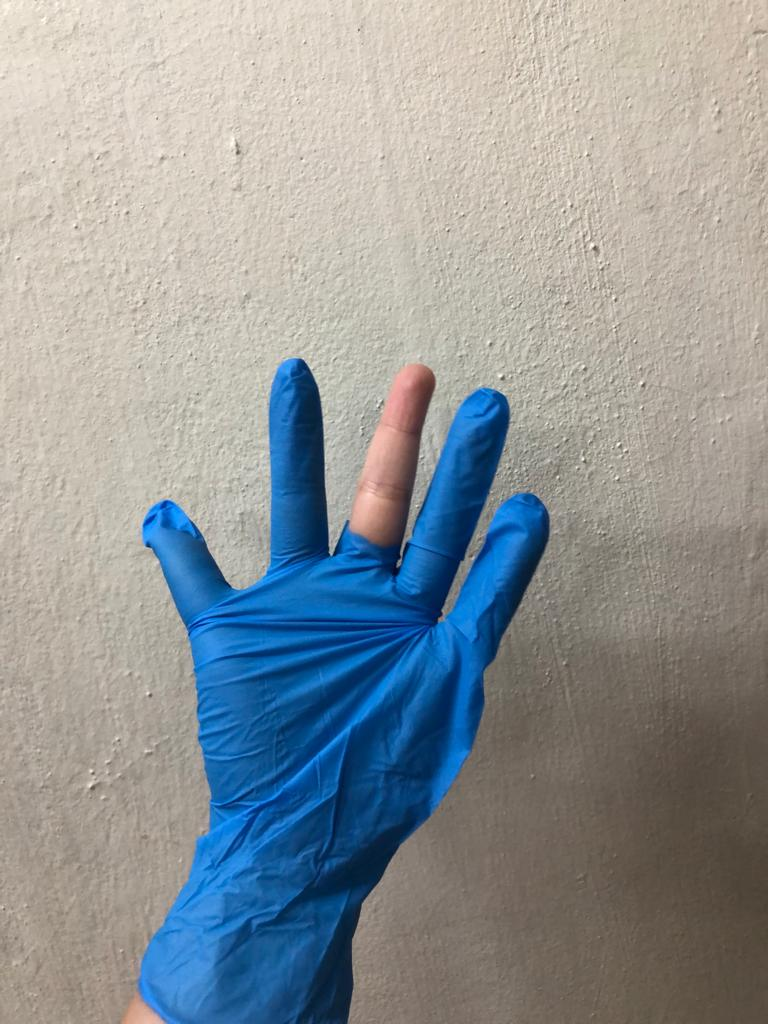
%> input picture medical/dataset/missing_finger/missing_finger_1.jpeg, 768 x 1024 px
$ octave --eval "result = silicone_missing_finger_detection(imread('../../medical/dataset/missing_finger/missing_finger_1.jpeg'));"   (GNU Octave 9; MATLAB toolbox functions it lacks are replaced by stand-ins)
%> lines starting %> are read from the running program, lines starting %| are printed output that depends on the picture; in (x1, y1, x2, y2) boxes, pixels count from 0 and x2, y2 are one past the last pixel; in counts of white or black regions, pixels touching at a corner belong together; the program's own positions count from 1
function [silicone_missing_finger, missing_fingers_value] = silicone_missing_finger_detection(img)

% read the image
% img = imread('../dataset/missing_finger/missing_finger_1.jpeg');
Ihsv = rgb2hsv(img);
%> Ihsv: size 1024x768x3 double; mean H, S, V 0.193, 0.269, 0.663

% Extract the hue, saturation, and value channels
hue = Ihsv(:, :, 1);
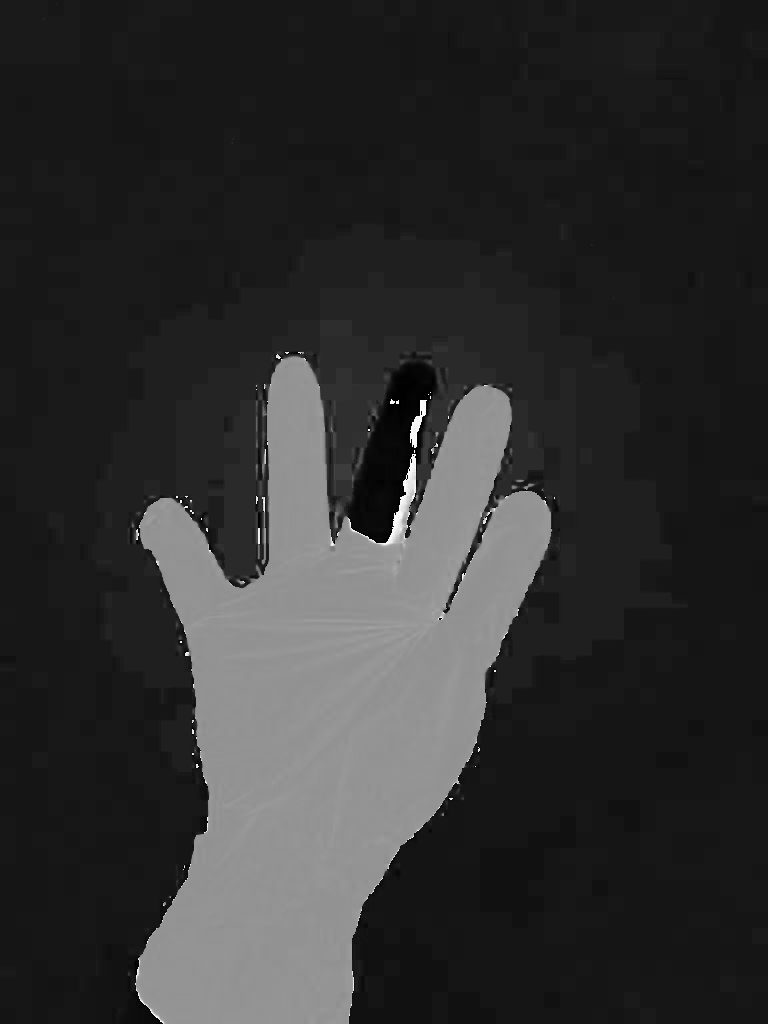
%> hue: size 1024x768 double; min 0, max 0.998, mean 0.193
saturation = Ihsv(:, :, 2);
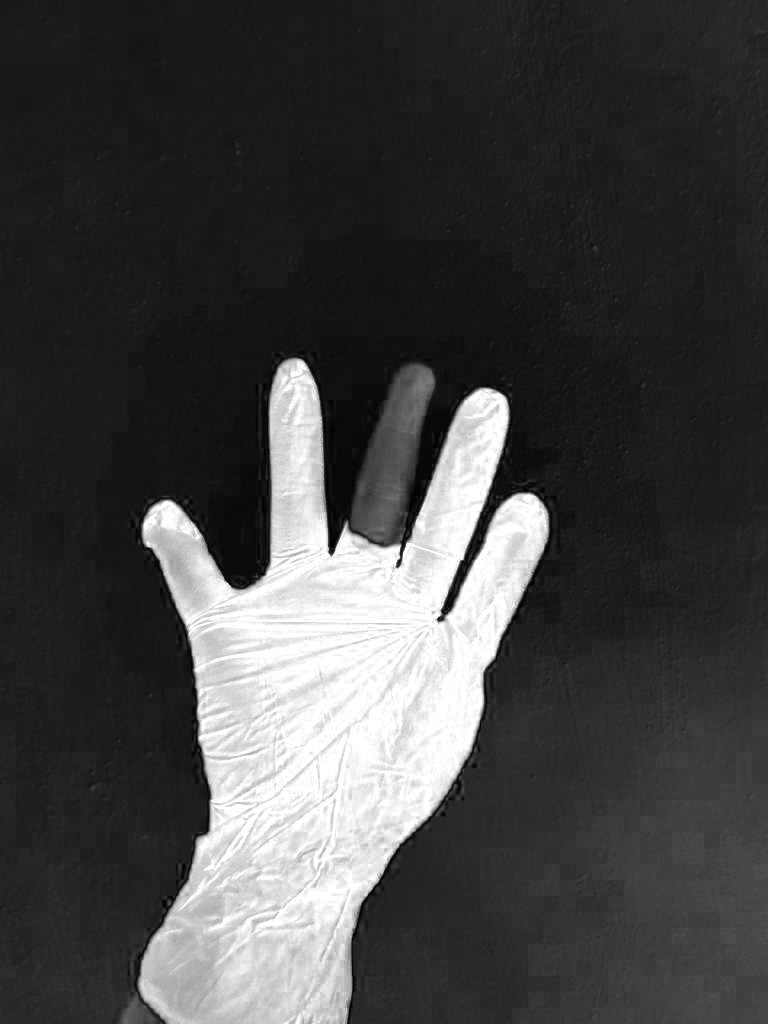
%> saturation: size 1024x768 double; min 0, max 1, mean 0.269
value = Ihsv(:, :, 3);
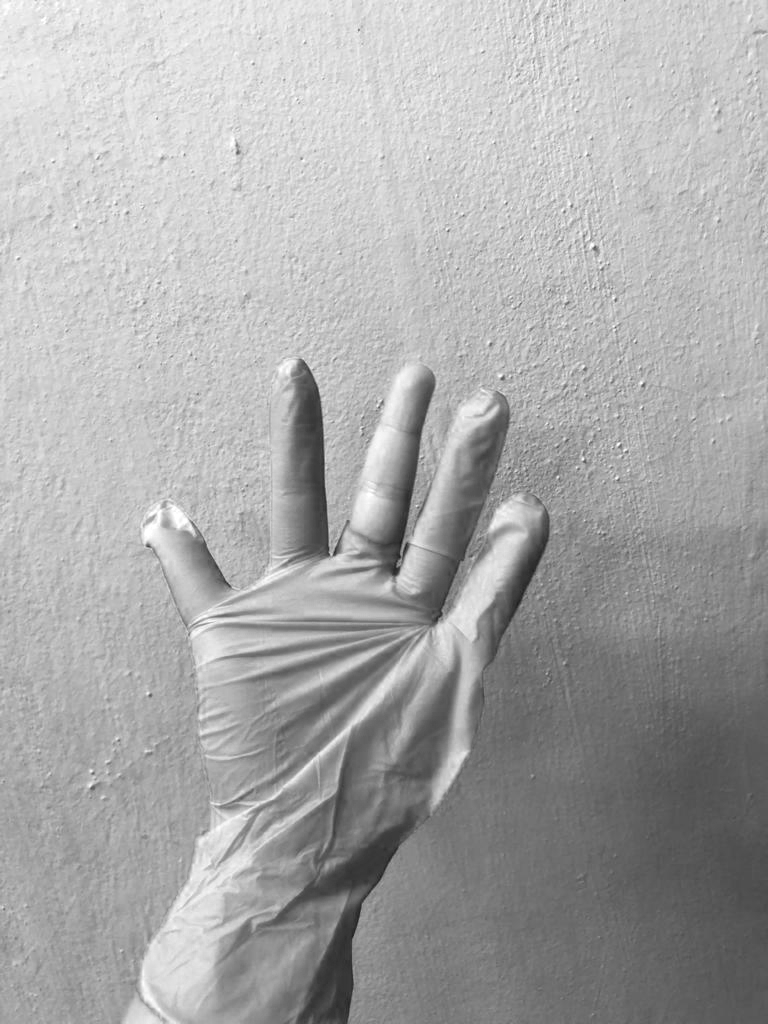
%> value: size 1024x768 double; min 0.11, max 1, mean 0.663

% Create the pink mask
pinkmask = (hue >= 0.85 | hue <= 0.04) & saturation >= 0.15 & value >= 0.2;
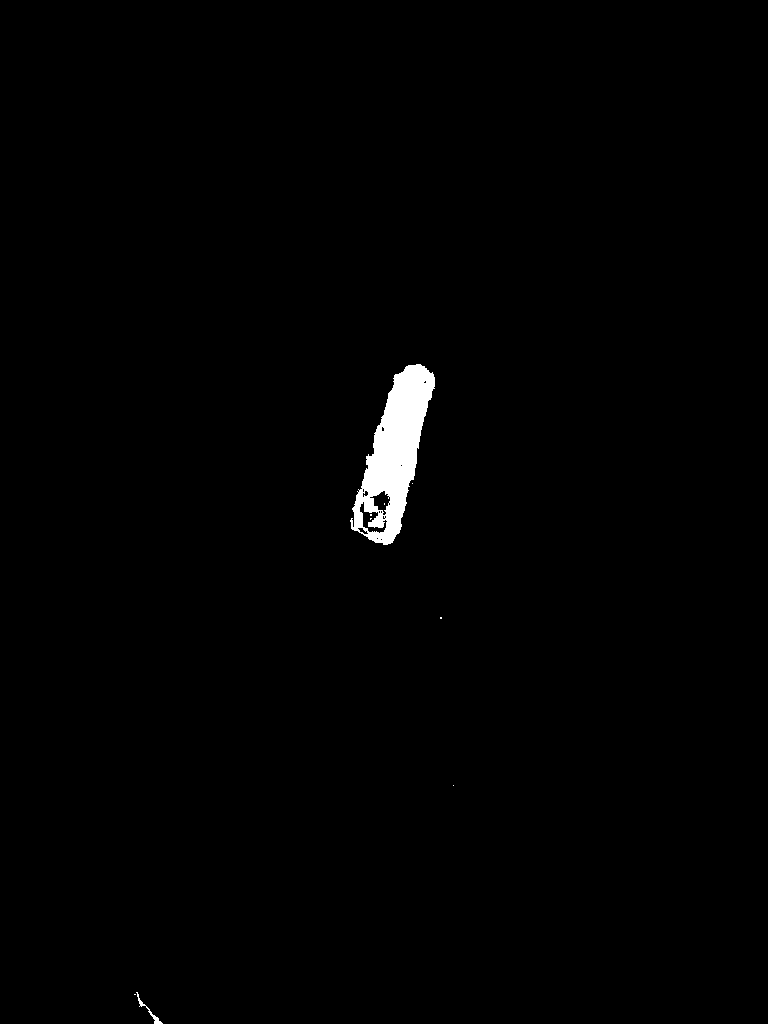
%> pinkmask: size 1024x768 logical; 0.95% white; 9 white regions (7 under 20 px), largest, box (x1, y1, x2, y2) and area: (350, 364, 435, 545) 7305, (136, 992, 163, 1024) 112

% Convert the mask to an appropriate data type for blurring
numericMask = double(pinkmask);

% Apply Gaussian blurring to the mask to smoothen the edges
sigma = 5;
blurredMask = imgaussfilt(numericMask, sigma);

% Threshold the blurred mask to obtain a binary mask
threshold = 0.5;
binaryMask = blurredMask > threshold;
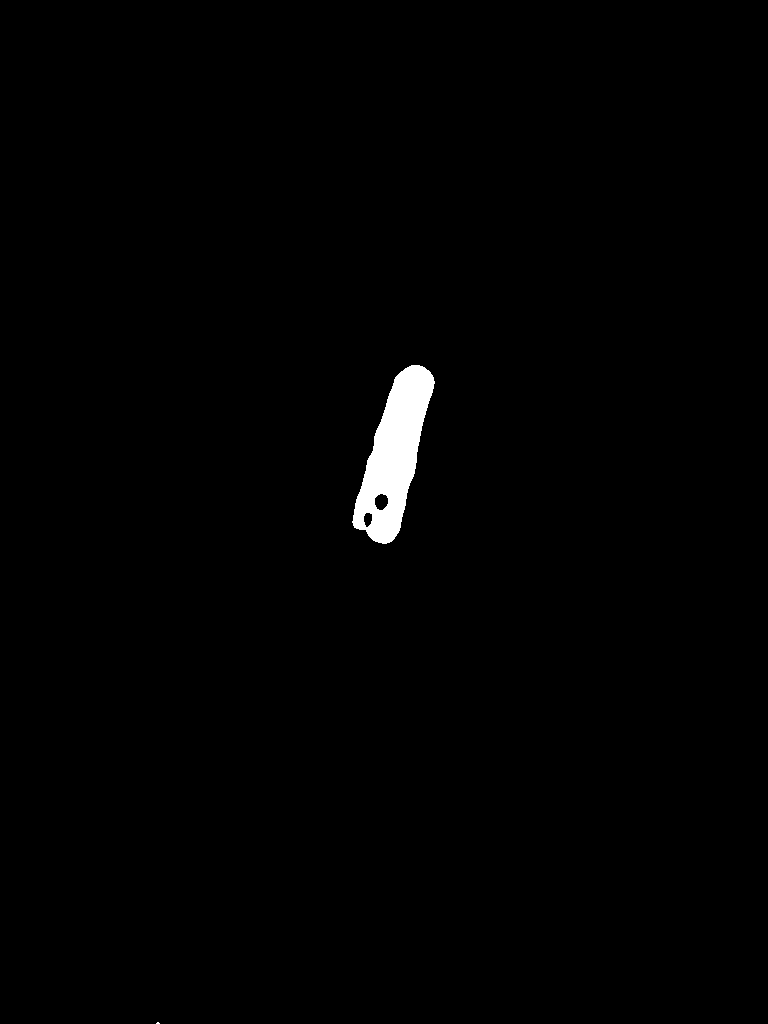
%> binaryMask: size 1024x768 logical; 0.95% white; 2 white regions (1 under 20 px), largest, box (x1, y1, x2, y2) and area: (352, 365, 435, 544) 7464

% Get the palm from binary mask.
open = strel('disk', 50);
palm_img = imopen(binaryMask, open);
%> palm_img: size 1024x768 logical; every value is 0

% Get only the fingers.
open = strel('disk', 4); % To remove noise or small useless pixels.
fingers = imopen(binaryMask - palm_img, open); % Get the fingers.
%> fingers: size 1024x768 double; values 0 (black) and 1 (white), 0.95% white; 1 white region, box (x1, y1, x2, y2) and area: (353, 365, 435, 544) 7457
fingers = imbinarize(fingers);
sizeThreshold = 5000; % Accept size of fingers that are greater or equal to 5000 pixels (finger size)
finger = bwpropfilt(fingers, 'Area', [sizeThreshold Inf]);

% Perform connected component analysis on the finger mask to count the number of fingers
cc = bwconncomp(finger);
%> cc = 1 connected component
numFingers = cc.NumObjects;
%> numFingers = 1

% fprintf('Number of fingers: %d',fingernum);
 if (numFingers ~= 5)
    disp('-> Finger not enough');
 else
    disp('-> Not finger not enough');
 end

% Display the finger mask and the number of fingers
% figure, imshow(finger), title(sprintf('Detected Fingers: %d', numFingers));

axes1 = findobj(0, 'tag', 'axes1');
axes(axes1);
imshow(finger);
silicone_missing_finger= finger;

missing_fingers_value = 5- numFingers;
%> missing_fingers_value = 4
save('variables');

end

$ run again, on medical/dataset/missing_finger/missing_finger_2.jpeg
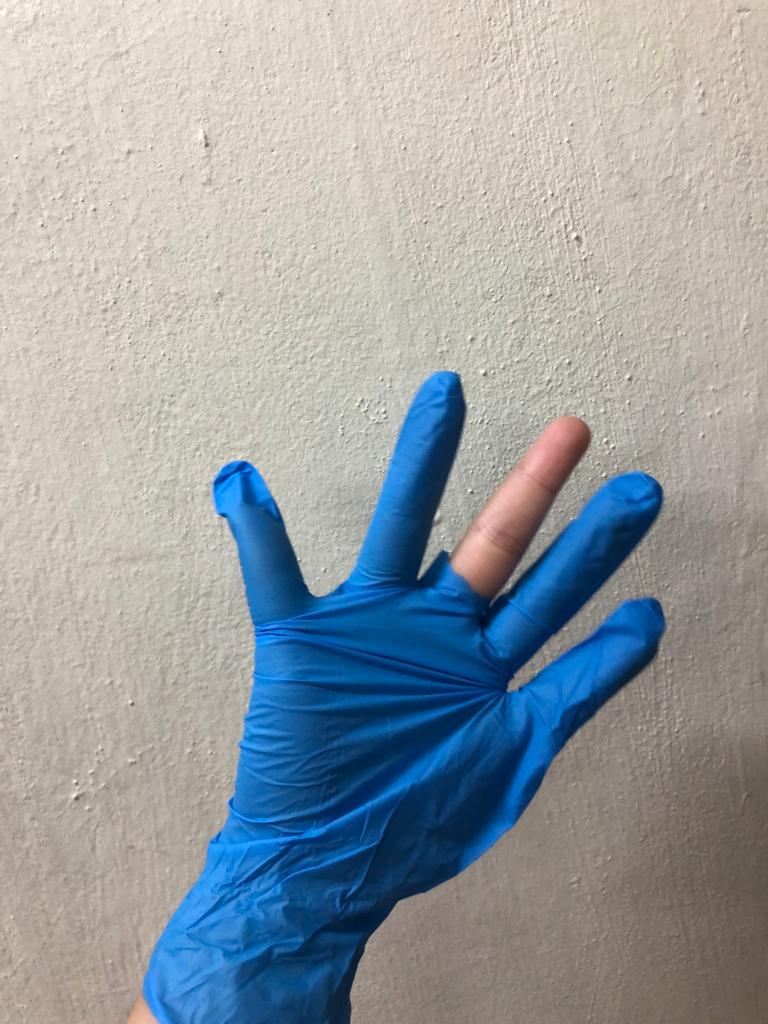
%> input picture medical/dataset/missing_finger/missing_finger_2.jpeg, 768 x 1024 px
%> Ihsv: size 1024x768x3 double; mean H, S, V 0.202, 0.267, 0.694
%> in silicone_missing_finger_detection, `pinkmask = (hue >= 0.85 | hue <= 0.04) & saturation >= 0.15 & value >=..`:
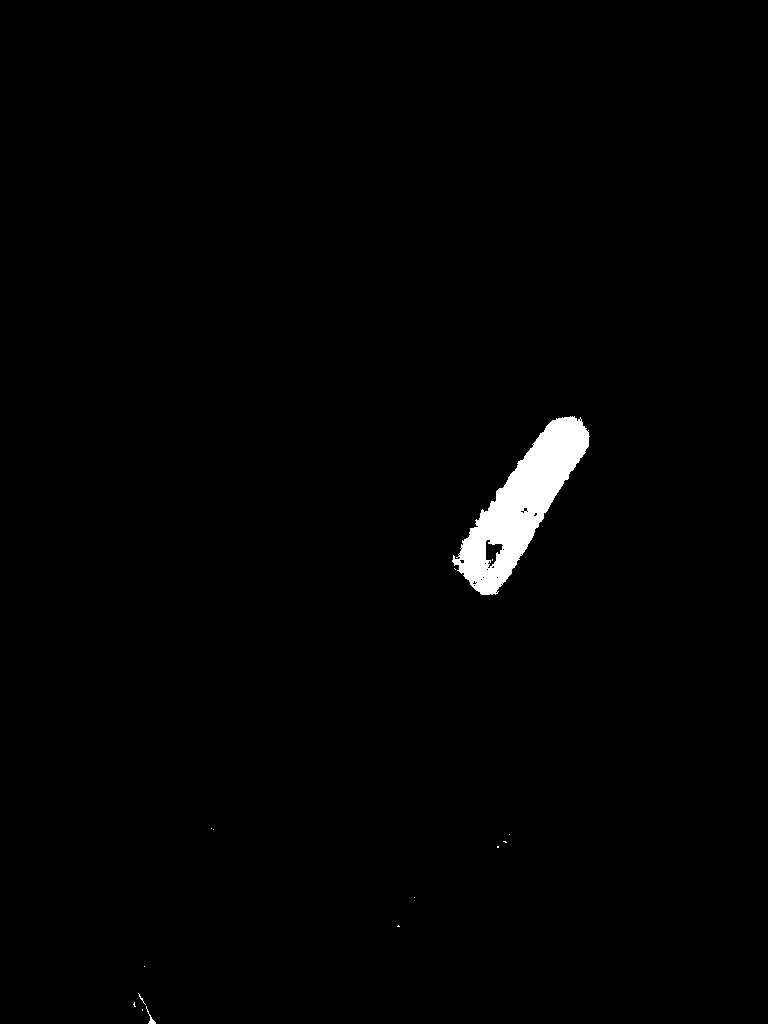
%> pinkmask: size 1024x768 logical; 1.2% white; 15 white regions (13 under 20 px), largest, box (x1, y1, x2, y2) and area: (452, 416, 590, 595) 9444, (146, 1006, 156, 1024) 45
%> in silicone_missing_finger_detection, `binaryMask = blurredMask > threshold;`:
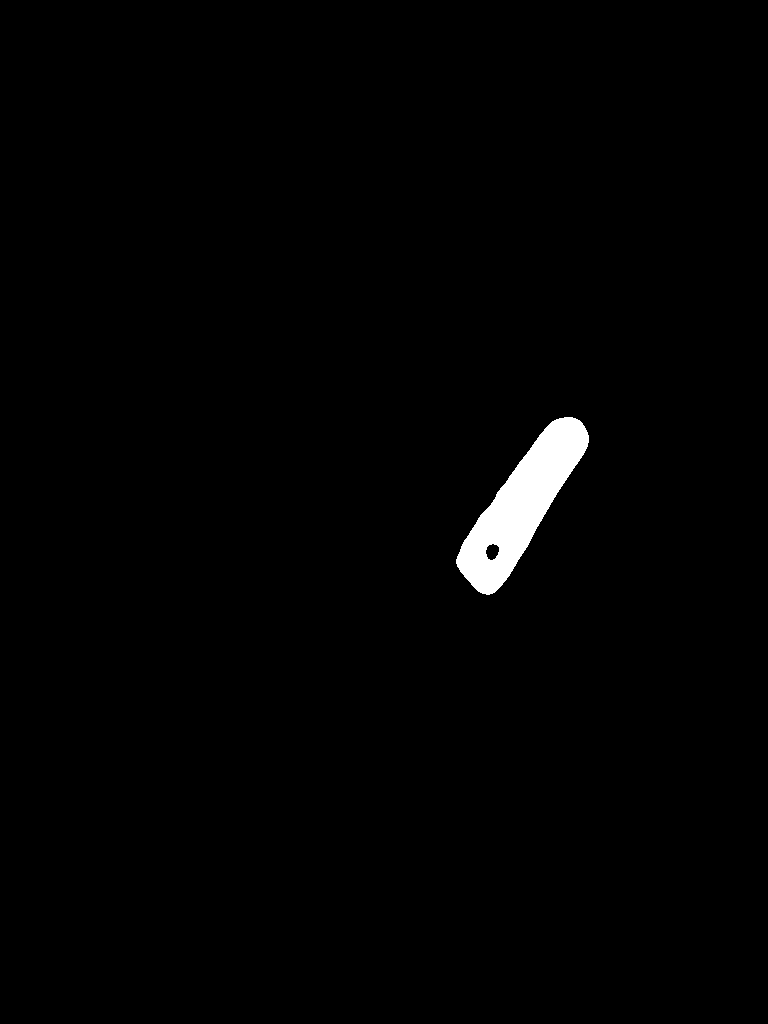
%> binaryMask: size 1024x768 logical; 1.2% white; 1 white region, box (x1, y1, x2, y2) and area: (456, 417, 589, 595) 9497
%> palm_img: size 1024x768 logical; every value is 0
%> cc = 1 connected component
%> numFingers = 1
%> missing_fingers_value = 4

$ run again, on medical/dataset/missing_finger/missing_finger_4.jpeg
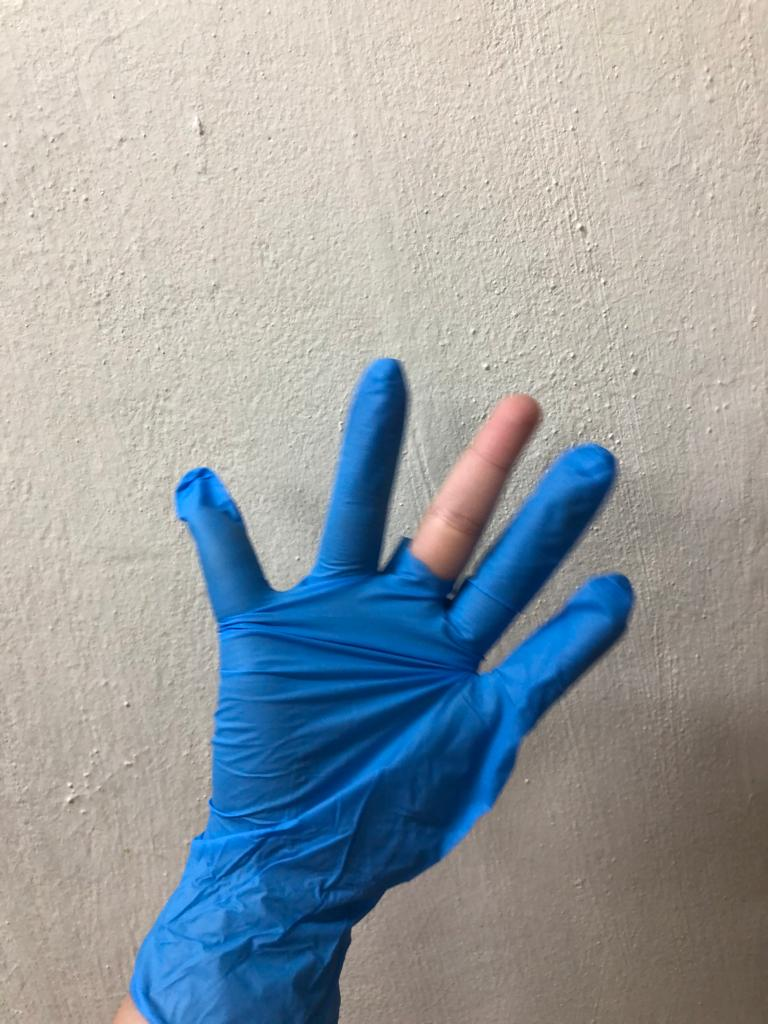
%> input picture medical/dataset/missing_finger/missing_finger_4.jpeg, 768 x 1024 px
%> Ihsv: size 1024x768x3 double; mean H, S, V 0.202, 0.268, 0.7
%> in silicone_missing_finger_detection, `pinkmask = (hue >= 0.85 | hue <= 0.04) & saturation >= 0.15 & value >=..`:
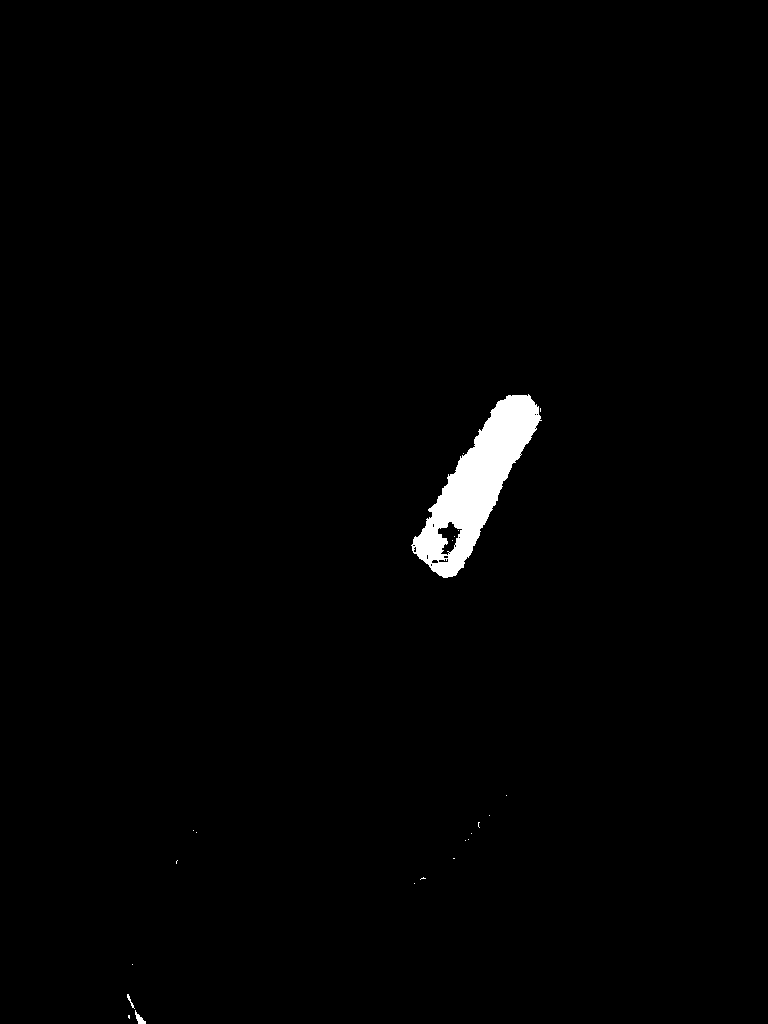
%> pinkmask: size 1024x768 logical; 1.2% white; 22 white regions (19 under 20 px), largest, box (x1, y1, x2, y2) and area: (411, 394, 542, 578) 9136, (135, 1010, 146, 1024) 68, (127, 994, 135, 1009) 32
%> in silicone_missing_finger_detection, `binaryMask = blurredMask > threshold;`:
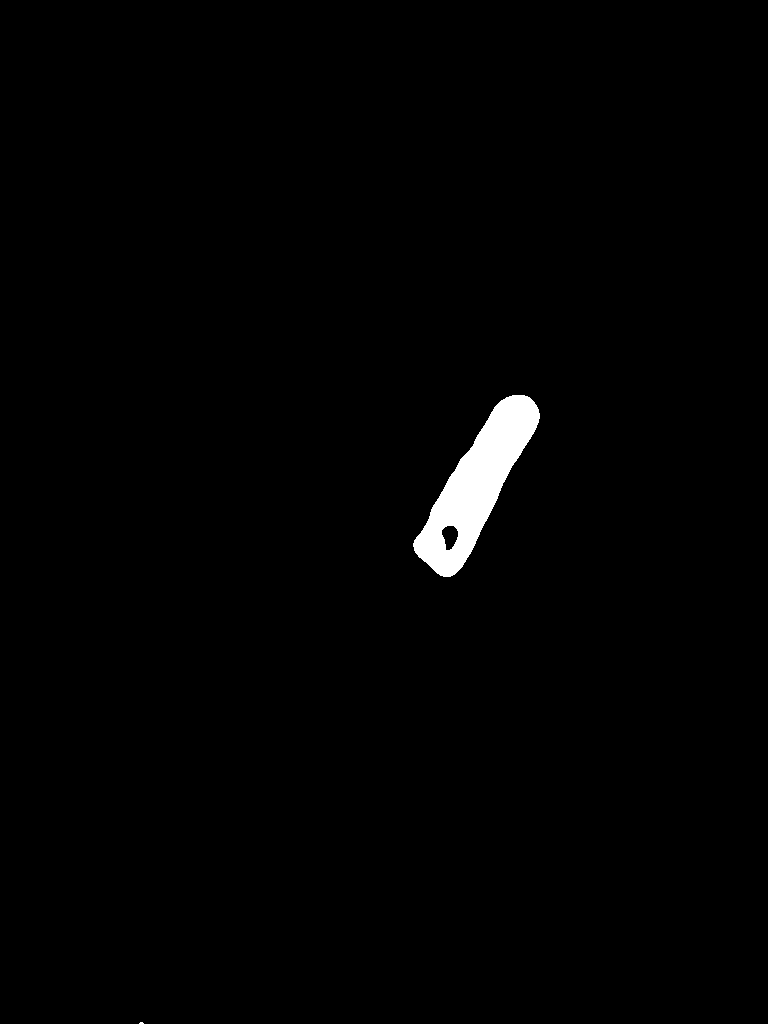
%> binaryMask: size 1024x768 logical; 1.2% white; 2 white regions (1 under 20 px), largest, box (x1, y1, x2, y2) and area: (413, 395, 540, 577) 9209
%> palm_img: size 1024x768 logical; every value is 0
%> cc = 1 connected component
%> numFingers = 1
%> missing_fingers_value = 4
